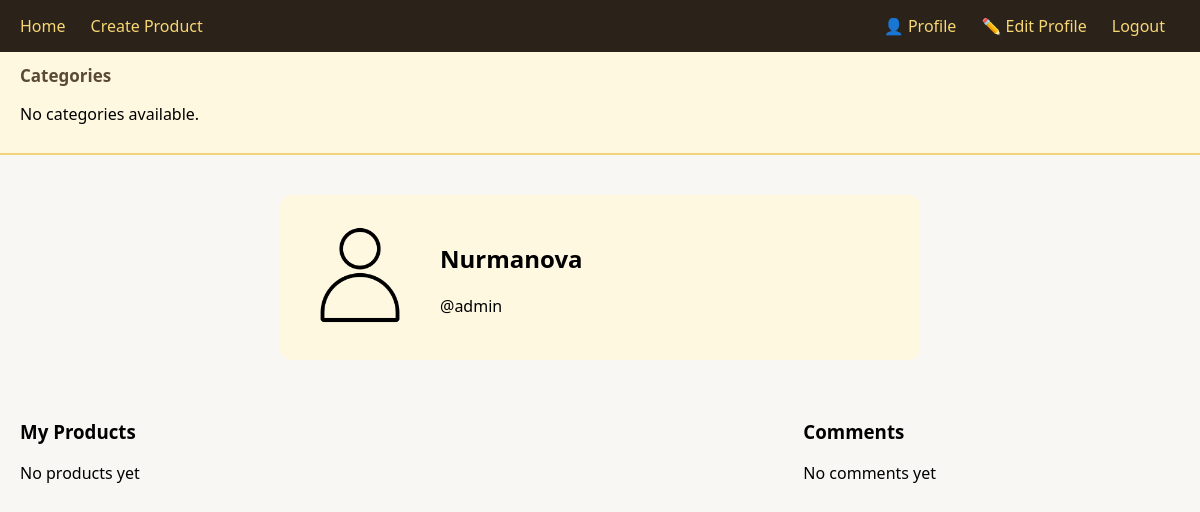
Page /users/profile/ (signed in) on the earlier database version.
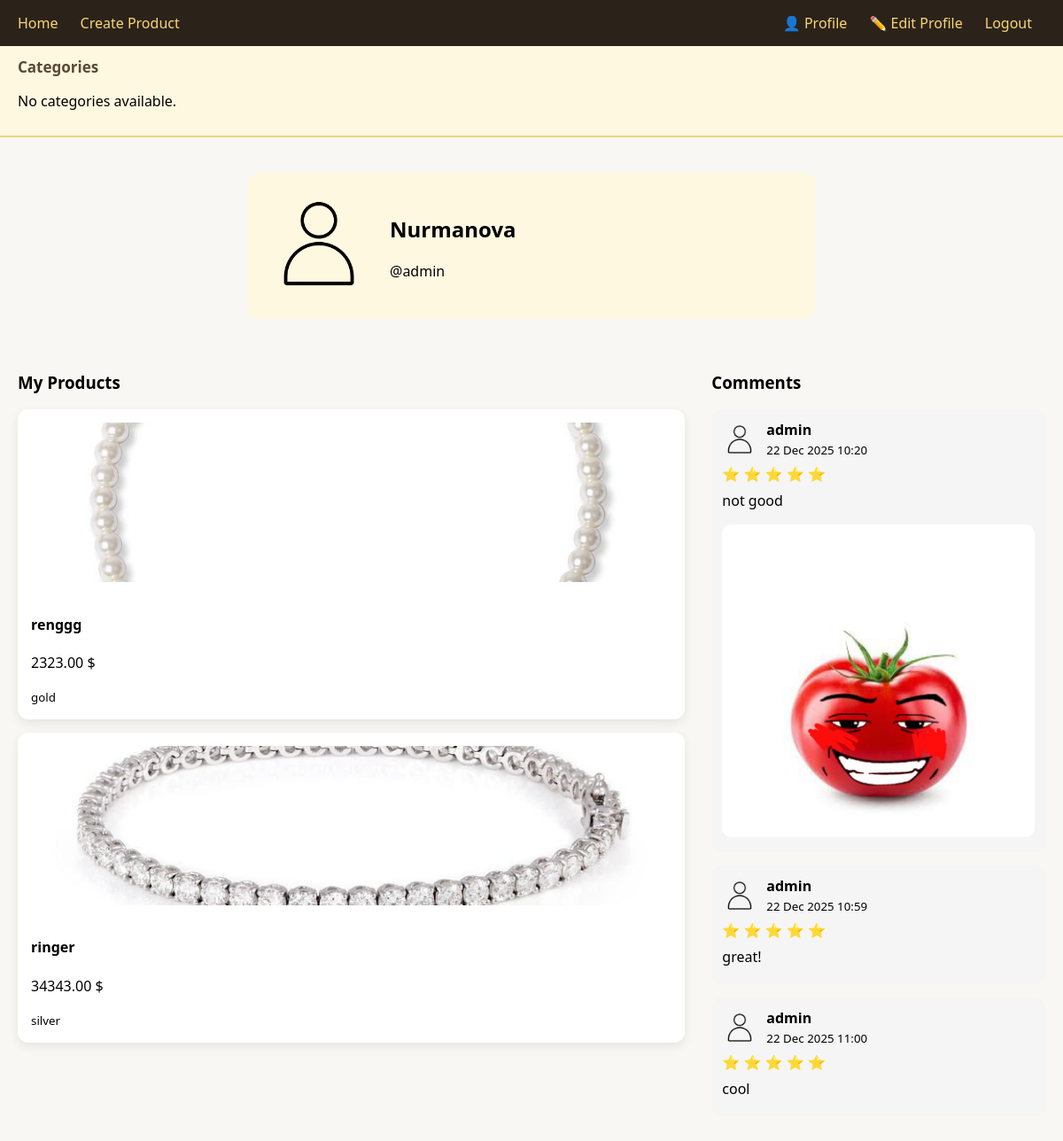
Same page on the later database version.
### users/models.py (models this page shows, shortened)
class CustomUser(AbstractUser):
    address = models.CharField(max_length=20,blank=True,null=True)
    image=models.ImageField(upload_to='users',default='users/user_default.png')

### products/models.py (models this page shows, shortened)
class Product(models.Model):
    category = models.ForeignKey(Category, on_delete=models.CASCADE, related_name="products")
    name = models.CharField(max_length=150)
    price = models.DecimalField(max_digits=10, decimal_places=2)
    description = models.TextField(blank=True, null=True)
    image = models.ImageField(upload_to="media/", blank=True, null=True)
    created_at = models.DateTimeField(auto_now_add=True)
    updated_at = models.DateTimeField(auto_now=True)
    quantity = models.IntegerField(default=0)
    owner=models.ForeignKey(settings.AUTH_USER_MODEL,on_delete=models.CASCADE,related_name='products',blank=True,null=True)
    metal = models.CharField(max_length=30)

class Comment(models.Model):
    user=models.ForeignKey(settings.AUTH_USER_MODEL,on_delete=models.CASCADE,related_name='user_comments')
    product=models.ForeignKey(Product,on_delete=models.CASCADE,related_name='comments')
    text=models.TextField()
    rate=models.PositiveIntegerField(default=0)
    created_at=models.DateTimeField(auto_now_add=True)
    updated_at=models.DateTimeField(auto_now=True)
    image_comment=models.ImageField(upload_to='comment/',blank=True,null=True)

### users/views.py (the view)
# urls.py: path('profile/', ProfileView.as_view(), name='profile'),
class ProfileView(View):
    def get(self,request):
        user = request.user
        products=user.products.all().order_by('-id')
        comments=user.user_comments.all()
        context={'user':user,'products':products,'comments':comments}
        return render(request,'user/profile.html',context)

### templates/user/profile.html (shortened to what this page needs)
{% extends 'base.html' %}
{% load static %}
{% block content %}
<div class="profile-card">
    <div class="profile-image">
        {% if request.user.image %}
            <img src="{{ request.user.image.url }}">
        {% else %}
            <img src="{% static 'default_user.png' %}">
        {% endif %}
    </div>
    <div class="profile-info">
        <h2>{{ request.user.first_name }} {{ request.user.last_name }}</h2>
        <p>@{{ request.user.username }}</p>
    </div>
</div>
<div class="page-layout">
    <div class="left">
        <h3>My Products</h3>
        {% for product in products %}
            <a href="{% url 'detail' product.pk %}" class="product-link">
                <div class="product">
                    {% if product.image %}
                        <img src="{{ product.image.url }}">
                    {% endif %}
                    <h4>{{ product.name }}</h4>
                    <p>{{ product.price }} $</p>
                    <small>{{ product.metal }}</small>
                </div>
            </a>
        {% empty %}
            <p>No products yet</p>
        {% endfor %}
    </div>
    <div class="right">
        <h3>Comments</h3>
        {% for comment in comments %}
            <div class="comment-card">
                <div class="comment-user">
                    {% if comment.user.image %}
                        <img src="{{ comment.user.image.url }}">
                    {% else %}
                        <img src="{% static 'default_user.png' %}">
                    {% endif %}
                    <div>
                        <strong>{{ comment.user.username }}</strong><br>
                        <small>{{ comment.created_at|date:"d M Y H:i" }}</small>
                    </div>
                </div>
                {% if comment.rate > 0 %}
                    <div class="comment-rate">
                        {% for i in "12345"|slice:":comment.rate" %}
                            ⭐
                        {% endfor %}
                    </div>
                {% endif %}
                <p class="comment-text">{{ comment.text }}</p>
                {% if comment.image_comment %}
                    <img src="{{ comment.image_comment.url }}" class="comment-image">
                {% endif %}
            </div>
        {% empty %}
            <p>No comments yet</p>
        {% endfor %}
    </div>
</div>
{% endblock %}

### templates/base.html (shortened to what this page needs)
{% load static %}
<!DOCTYPE html>
<html lang="en">
<head>
</head>
<body>
<header>
    <div class="header-buttons">
        <a href="{% url 'home' %}">Home</a>
        <a href="{% url 'product_create' %}">Create Product</a>
    </div>
    <div class="header-buttons">
        {% if user.is_authenticated %}
            <a href="{% url 'user:profile' %}">👤 Profile</a>
            <a href="{% url 'user:update-profile' %}">✏️ Edit Profile</a>
            <a href="{% url 'user:logout' %}">Logout</a>
        {% else %}
            <a href="{% url 'user:login' %}">Login</a>
            <a href="{% url 'user:regis' %}">Register</a>
        {% endif %}
    </div>
</header>
<nav>
    <h3>Categories</h3>
    {% for c in categories %}
        <a href="{% url 'category_detail' c.pk %}">{{ c.name }}</a>
    {% empty %}
        <p>No categories available.</p>
    {% endfor %}
</nav>
<main>
    {% block content %}
    {% endblock %}
</main>
</body>
</html>

### templates/base.html (style rules this page uses)
body { font-family: "Segoe UI", Arial, sans-serif; margin: 0; background: #f9f7f3; }
header { background: #2b221a; color: #f7d774; padding: 15px 20px; display: flex; justify-content: space-between; align-items: center; }
header a { color: #f7d774; text-decoration: none; margin-right: 15px; font-weight: 500; transition: 0.2s; }
.header-buttons { display: flex; align-items: center; gap: 10px; }
nav { background: #fff8e1; padding: 12px 20px; border-bottom: 2px solid #f2d27a; }
nav h3 { margin: 0 0 10px 0; color: #5a4a33; font-weight: 600; font-size: 17px; }
main { padding: 20px; }

### templates/user/profile.html (style rules this page uses)
.profile-card { display: flex; align-items: center; gap: 20px; background: #fff8e1; padding: 20px; border-radius: 12px; max-width: 600px; margin: 20px auto; }
.profile-image img { width: 120px; height: 120px; border-radius: 50%; object-fit: cover; }
.page-layout { display: flex; gap: 30px; margin-top: 40px; }
.left { flex: 2; }
.right { flex: 1; }
.product-link { text-decoration: none; color: inherit; }
.product { background: #ffffff; padding: 15px; border-radius: 12px; margin-bottom: 15px; box-shadow: 0 4px 12px rgba(0,0,0,0.08); }
.product img { width: 100%; height: 180px; object-fit: cover; border-radius: 10px; margin-bottom: 10px; }
.comment-card { background: #f5f5f5; padding: 12px; border-radius: 12px; margin-bottom: 15px; }
.comment-user { display: flex; align-items: center; gap: 10px; }
.comment-user img { width: 40px; height: 40px; border-radius: 50%; object-fit: cover; }
.comment-rate { color: #f2b01e; margin: 6px 0; }
.comment-text { margin: 8px 0; }
.comment-image { max-width: 100%; border-radius: 10px; margin-top: 8px; }

Differences in the rows shown:
added Product: image (picture), name "renggg", price "2323.00", metal "gold"
added Product: image (picture), name "ringer", price "34343.00", metal "silver"
added Comment: user.image (placeholder picture), user.username "admin", created_at "22 Dec 2025 10:20", rate 3 (drawn), text "not good", image_comment (picture)
added Comment: user.image (placeholder picture), user.username "admin", created_at "22 Dec 2025 10:59", rate 4 (drawn), text "great!"
added Comment: user.image (placeholder picture), user.username "admin", created_at "22 Dec 2025 11:00", rate 1 (drawn), text "cool"
Other differences:
text no longer shown: "No products yet No comments yet"
